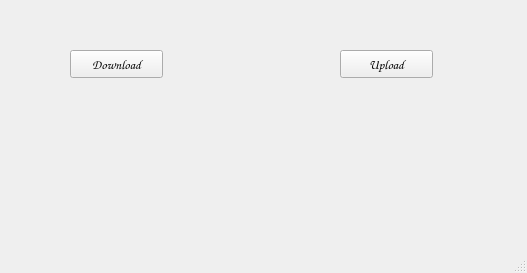
<?xml version="1.0" encoding="UTF-8"?>
<ui version="4.0">
 <class>MainWindow</class>
 <widget class="QMainWindow" name="MainWindow">
  <property name="geometry">
   <rect>
    <x>0</x>
    <y>0</y>
    <width>527</width>
    <height>273</height>
   </rect>
  </property>
  <property name="font">
   <font>
    <family>Comic Sans MS</family>
    <pointsize>10</pointsize>
   </font>
  </property>
  <property name="windowTitle">
   <string>MainWindow</string>
  </property>
  <widget class="QWidget" name="centralwidget">
   <widget class="QPushButton" name="btnDownload">
    <property name="geometry">
     <rect>
      <x>70</x>
      <y>50</y>
      <width>93</width>
      <height>28</height>
     </rect>
    </property>
    <property name="text">
     <string>Download</string>
    </property>
   </widget>
   <widget class="QPushButton" name="btnUpload">
    <property name="geometry">
     <rect>
      <x>340</x>
      <y>50</y>
      <width>93</width>
      <height>28</height>
     </rect>
    </property>
    <property name="text">
     <string>Upload</string>
    </property>
   </widget>
   <widget class="QLabel" name="lblDownload">
    <property name="geometry">
     <rect>
      <x>70</x>
      <y>130</y>
      <width>121</width>
      <height>51</height>
     </rect>
    </property>
    <property name="text">
     <string/>
    </property>
   </widget>
   <widget class="QLabel" name="lblUpload">
    <property name="geometry">
     <rect>
      <x>340</x>
      <y>130</y>
      <width>131</width>
      <height>51</height>
     </rect>
    </property>
    <property name="text">
     <string/>
    </property>
   </widget>
  </widget>
  <widget class="QMenuBar" name="menubar">
   <property name="geometry">
    <rect>
     <x>0</x>
     <y>0</y>
     <width>527</width>
     <height>30</height>
    </rect>
   </property>
  </widget>
  <widget class="QStatusBar" name="statusbar"/>
 </widget>
 <resources/>
 <connections/>
</ui>
